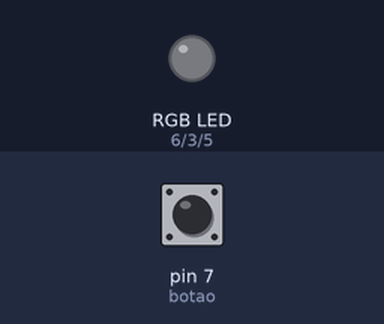
The sketch below on a simulated Arduino Uno, built with avr-gcc and run on an emulated ATmega328P. On the bench: an RGB LED mixed from three pins (HIGH = lit). The inputs (shaded band) are chosen by the test bench; at power-on: pin 7 (botao) LOW.

Above: at 1.2 s.
1.3 s: pin 7 (botao) pulled HIGH for 0.15 s
At 2.4 s:
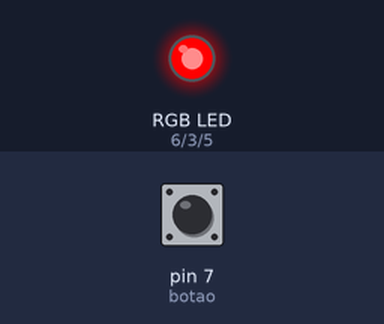
2.9 s: pin 7 (botao) pulled HIGH for 1 s
At 4.9 s:
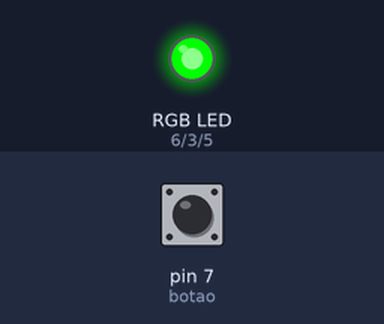
5.4 s: pin 7 (botao) pulled HIGH for 0.15 s
At 6.7 s:
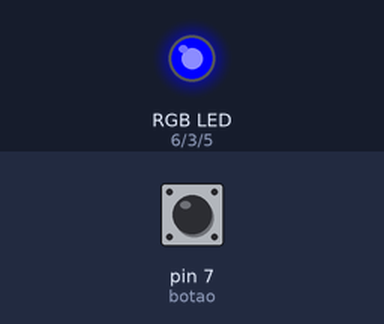
7.0 s: pin 7 (botao) pulled HIGH for 3.2 s
At 10.9 s:
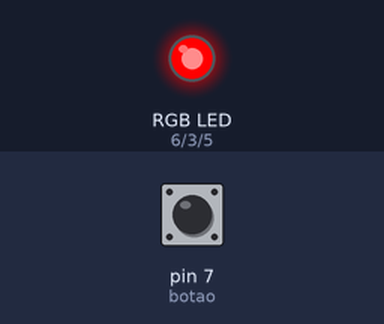
Timing chart, 0 to 12.4 s (numbered marks = the images above; inputs shaded):
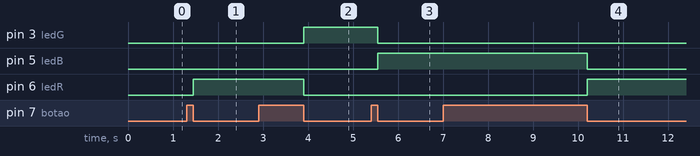

Measured:
- after the input at 1.3 s, pin 6 (ledR): LOW → HIGH after 0.15 s
- after the input at 2.9 s, pin 3 (ledG): LOW → HIGH after 1.0 s; pin 6 (ledR): HIGH → LOW after 1.0 s
- after the input at 5.4 s, pin 3 (ledG): HIGH → LOW after 0.15 s; pin 5 (ledB): LOW → HIGH after 0.15 s
- after the input at 7.0 s, pin 5 (ledB): HIGH → LOW after 3.2 s; pin 6 (ledR): LOW → HIGH after 3.2 s

The sketch:

Led_RGB_CLASS.ino
```cpp
#define ledR 6
#define ledG 3
#define ledB 5
#define botao 7

// class modo classico
class Bt{
  public:
  int btup,btdown,pino;

  Bt(int p){
    pino=p;
    btup=btdown=0;
  }
  bool press(){
    if(digitalRead(pino) == HIGH){
     btup=1;
     btdown=0;
    }else{
     btdown=1;
    }
    if((btup==1)and(btdown==1)){
      btup=0;
      btdown=0;
      return true;
    }else{
      return false;
    }
  }
};
// class moderna com lista de inicialização

class Cor{
public:
  int pinoR,pinoG,pinoB,ciclo,maximo;

  Cor(int pr,int pg,int pb):pinoR(pr),pinoG(pg),pinoB(pb){
    ciclo = 0;
    maximo = 3;
  }
  void trocaLed(){
    if(ciclo == 0){
     corLed(1,0,0);
    }else if(ciclo == 1){
     corLed(0,1,0);
    }else if(ciclo == 2){
     corLed(0,0,1);
    }
    ciclo++;
    if (ciclo>maximo -1){
     ciclo = 0;
    }
  }
private:
  void corLed(int r, int g, int b){
    digitalWrite(pinoR,r); //HIGH ==1 | LOw == 0
    digitalWrite(pinoG,g);
    digitalWrite(pinoB,b);
  }
};


Bt bt(botao);  //intaciando objeto
Cor cor(ledR,ledG,ledB); //instanciando leds


void setup()
{
  pinMode(ledR, OUTPUT);
  pinMode(ledG, OUTPUT);
  pinMode(ledB, OUTPUT);
  pinMode(botao, INPUT);
}
// Verificar botão precionado e chama função
void loop() {
  if(bt.press()){
    cor.trocaLed();
  }
}
```
